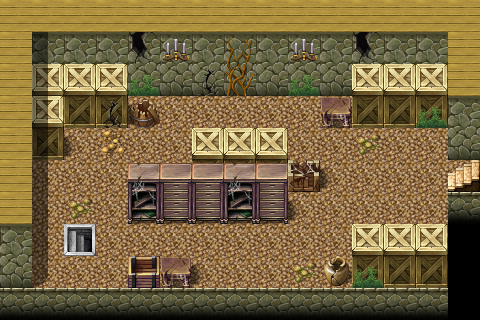

A 2D game scene composited from a Tiled map and its tileset images. What follows is a short description and the map's XML, with each tile layer's data collapsed to a summary:
An orthogonal 15x10 tile map with 32x32 px tiles, 3 tile layers (Ground, Objects, Above), 1 hidden layer not drawn, 40 tilesets and 5 objects (3x spawn, 2x mapchange).

<map version="1.0" orientation="orthogonal" width="15" height="10" tilewidth="32" tileheight="32">
 <tileset firstgid="1" name="map_bed_1" tilewidth="32" tileheight="32">
  <image source="../drawable/map_bed_1.png" width="512" height="256" />
 </tileset>
 <tileset firstgid="129" name="map_border_1" tilewidth="32" tileheight="32">
  <image source="../drawable/map_border_1.png" width="512" height="256" />
 </tileset>
 <tileset firstgid="257" name="map_bridge_1" tilewidth="32" tileheight="32">
  <image source="../drawable/map_bridge_1.png" width="512" height="256" />
 </tileset>
 <tileset firstgid="385" name="map_broken_1" tilewidth="32" tileheight="32">
  <image source="../drawable/map_broken_1.png" width="512" height="256" />
 </tileset>
 <tileset firstgid="513" name="map_cavewall_1" tilewidth="32" tileheight="32">
  <image source="../drawable/map_cavewall_1.png" width="576" height="192" />
 </tileset>
 <tileset firstgid="621" name="map_cavewall_2" tilewidth="32" tileheight="32">
  <image source="../drawable/map_cavewall_2.png" width="576" height="192" />
 </tileset>
 <tileset firstgid="729" name="map_cavewall_3" tilewidth="32" tileheight="32">
  <image source="../drawable/map_cavewall_3.png" width="576" height="192" />
 </tileset>
 <tileset firstgid="837" name="map_chair_table_1" tilewidth="32" tileheight="32">
  <image source="../drawable/map_chair_table_1.png" width="512" height="256" />
 </tileset>
 <tileset firstgid="965" name="map_crate_1" tilewidth="32" tileheight="32">
  <image source="../drawable/map_crate_1.png" width="512" height="256" />
 </tileset>
 <tileset firstgid="1093" name="map_cupboard_1" tilewidth="32" tileheight="32">
  <image source="../drawable/map_cupboard_1.png" width="512" height="256" />
 </tileset>
 <tileset firstgid="1221" name="map_curtain_1" tilewidth="32" tileheight="32">
  <image source="../drawable/map_curtain_1.png" width="512" height="256" />
 </tileset>
 <tileset firstgid="1349" name="map_entrance_1" tilewidth="32" tileheight="32">
  <image source="../drawable/map_entrance_1.png" width="512" height="256" />
 </tileset>
 <tileset firstgid="1477" name="map_fence_1" tilewidth="32" tileheight="32">
  <image source="../drawable/map_fence_1.png" width="512" height="256" />
 </tileset>
 <tileset firstgid="1605" name="map_fence_2" tilewidth="32" tileheight="32">
  <image source="../drawable/map_fence_2.png" width="512" height="256" />
 </tileset>
 <tileset firstgid="1733" name="map_ground_1" tilewidth="32" tileheight="32">
  <image source="../drawable/map_ground_1.png" width="512" height="256" />
 </tileset>
 <tileset firstgid="1861" name="map_ground_2" tilewidth="32" tileheight="32">
  <image source="../drawable/map_ground_2.png" width="512" height="256" />
 </tileset>
 <tileset firstgid="1989" name="map_ground_3" tilewidth="32" tileheight="32">
  <image source="../drawable/map_ground_3.png" width="512" height="256" />
 </tileset>
 <tileset firstgid="2117" name="map_ground_4" tilewidth="32" tileheight="32">
  <image source="../drawable/map_ground_4.png" width="512" height="256" />
 </tileset>
 <tileset firstgid="2245" name="map_ground_5" tilewidth="32" tileheight="32">
  <image source="../drawable/map_ground_5.png" width="512" height="256" />
 </tileset>
 <tileset firstgid="2373" name="map_ground_6" tilewidth="32" tileheight="32">
  <image source="../drawable/map_ground_6.png" width="512" height="256" />
 </tileset>
 <tileset firstgid="2501" name="map_ground_7" tilewidth="32" tileheight="32">
  <image source="../drawable/map_ground_7.png" width="512" height="256" />
 </tileset>
 <tileset firstgid="2629" name="map_ground_8" tilewidth="32" tileheight="32">
  <image source="../drawable/map_ground_8.png" width="512" height="256" />
 </tileset>
 <tileset firstgid="2757" name="map_indoor_1" tilewidth="32" tileheight="32">
  <image source="../drawable/map_indoor_1.png" width="512" height="256" />
 </tileset>
 <tileset firstgid="2885" name="map_kitchen_1" tilewidth="32" tileheight="32">
  <image source="../drawable/map_kitchen_1.png" width="512" height="256" />
 </tileset>
 <tileset firstgid="3013" name="map_outdoor_1" tilewidth="32" tileheight="32">
  <image source="../drawable/map_outdoor_1.png" width="512" height="256" />
 </tileset>
 <tileset firstgid="3141" name="map_pillar_1" tilewidth="32" tileheight="32">
  <image source="../drawable/map_pillar_1.png" width="512" height="256" />
 </tileset>
 <tileset firstgid="3269" name="map_plant_1" tilewidth="32" tileheight="32">
  <image source="../drawable/map_plant_1.png" width="512" height="256" />
 </tileset>
 <tileset firstgid="3397" name="map_rock_1" tilewidth="32" tileheight="32">
  <image source="../drawable/map_rock_1.png" width="512" height="256" />
 </tileset>
 <tileset firstgid="3525" name="map_roof_1" tilewidth="32" tileheight="32">
  <image source="../drawable/map_roof_1.png" width="512" height="256" />
 </tileset>
 <tileset firstgid="3653" name="map_roof_2" tilewidth="32" tileheight="32">
  <image source="../drawable/map_roof_2.png" width="512" height="256" />
 </tileset>
 <tileset firstgid="3781" name="map_shop_1" tilewidth="32" tileheight="32">
  <image source="../drawable/map_shop_1.png" width="512" height="256" />
 </tileset>
 <tileset firstgid="3909" name="map_sign_ladder_1" tilewidth="32" tileheight="32">
  <image source="../drawable/map_sign_ladder_1.png" width="512" height="256" />
 </tileset>
 <tileset firstgid="4037" name="map_table_1" tilewidth="32" tileheight="32">
  <image source="../drawable/map_table_1.png" width="512" height="256" />
 </tileset>
 <tileset firstgid="4165" name="map_trail_1" tilewidth="32" tileheight="32">
  <image source="../drawable/map_trail_1.png" width="512" height="256" />
 </tileset>
 <tileset firstgid="4293" name="map_tree_1" tilewidth="32" tileheight="32">
  <image source="../drawable/map_tree_1.png" width="512" height="256" />
 </tileset>
 <tileset firstgid="4421" name="map_wall_1" tilewidth="32" tileheight="32">
  <image source="../drawable/map_wall_1.png" width="512" height="256" />
 </tileset>
 <tileset firstgid="4549" name="map_wall_2" tilewidth="32" tileheight="32">
  <image source="../drawable/map_wall_2.png" width="480" height="256" />
 </tileset>
 <tileset firstgid="4669" name="map_wall_3" tilewidth="32" tileheight="32">
  <image source="../drawable/map_wall_3.png" width="480" height="256" />
 </tileset>
 <tileset firstgid="4789" name="map_window_1" tilewidth="32" tileheight="32">
  <image source="../drawable/map_window_1.png" width="512" height="256" />
 </tileset>
 <tileset firstgid="4917" name="map_window_2" tilewidth="32" tileheight="32">
  <image source="../drawable/map_window_2.png" width="512" height="256" />
 </tileset>
 <layer name="Ground" width="15" height="10">
  <data>[150 cells, 150 non-empty, 8 distinct tile ids]</data>
 </layer>
 <layer name="Objects" width="15" height="10">
  <data>[150 cells, 38 non-empty, 20 distinct tile ids]</data>
 </layer>
 <layer name="Above" width="15" height="10">
  <data>[150 cells, 9 non-empty, 3 distinct tile ids]</data>
 </layer>
 <layer name="Walkable" width="15" height="10" visible="0">
  <data>[150 cells, 103 non-empty, 1 distinct tile ids]</data>
 </layer>
 <objectgroup name="Mapevents" width="15" height="10">
  <object name="up" type="mapchange" x="448" y="160" width="32" height="32">
   <properties>
    <property name="map" value="hauntedhouse1" />
    <property name="place" value="down" />
   </properties>
  </object>
  <object name="down" type="mapchange" x="64" y="224" width="32" height="32">
   <properties>
    <property name="map" value="hauntedhouse3" />
    <property name="place" value="up" />
   </properties>
  </object>
 </objectgroup>
 <objectgroup name="Spawn" width="15" height="10">
  <!-- 3 objects omitted --></objectgroup>
 <objectgroup name="Keys" width="15" height="10" />
</map>
<!-- 3 of 5 objects omitted -->
